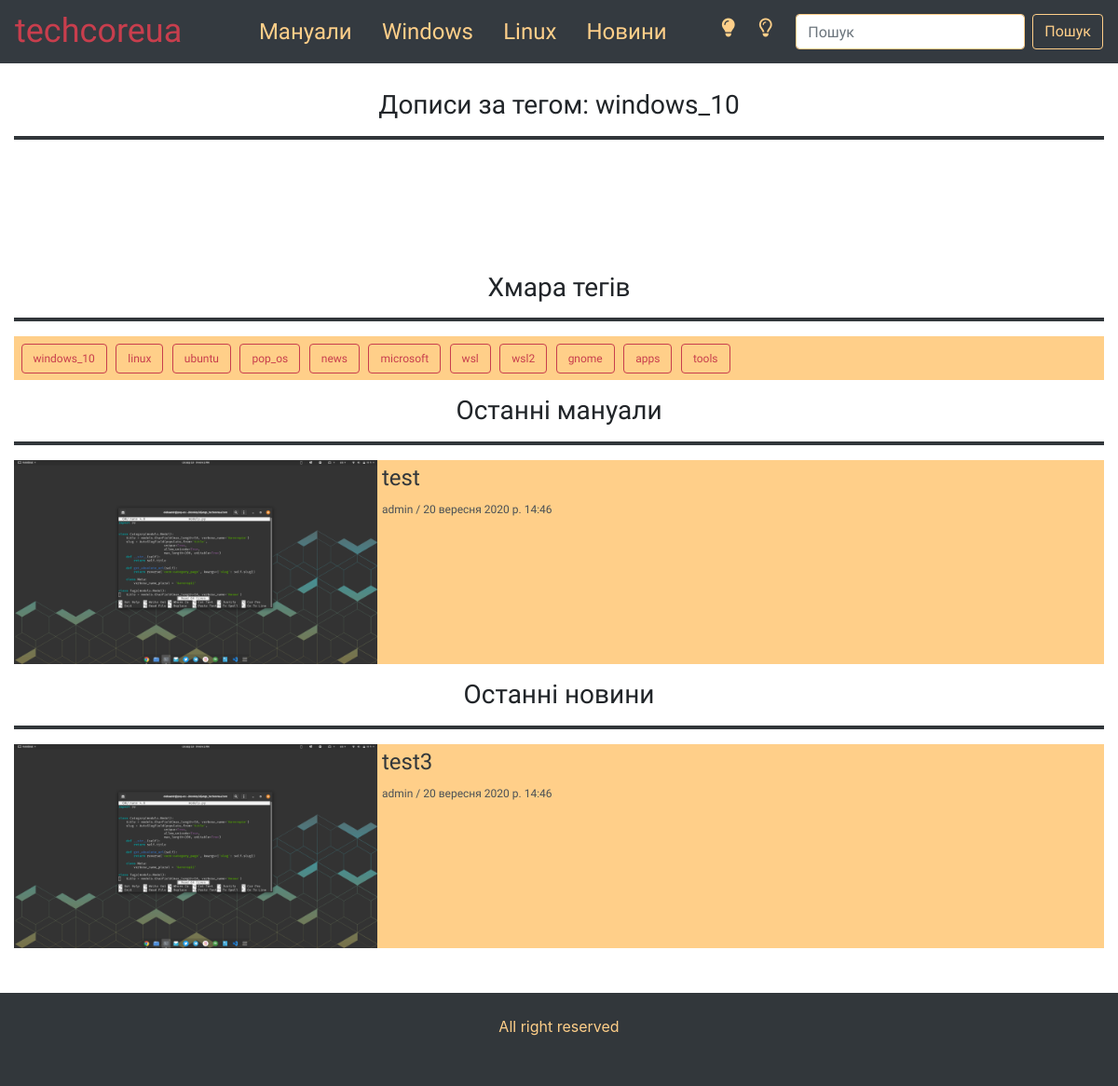
Before: /tag/windows_10 with the older database file.
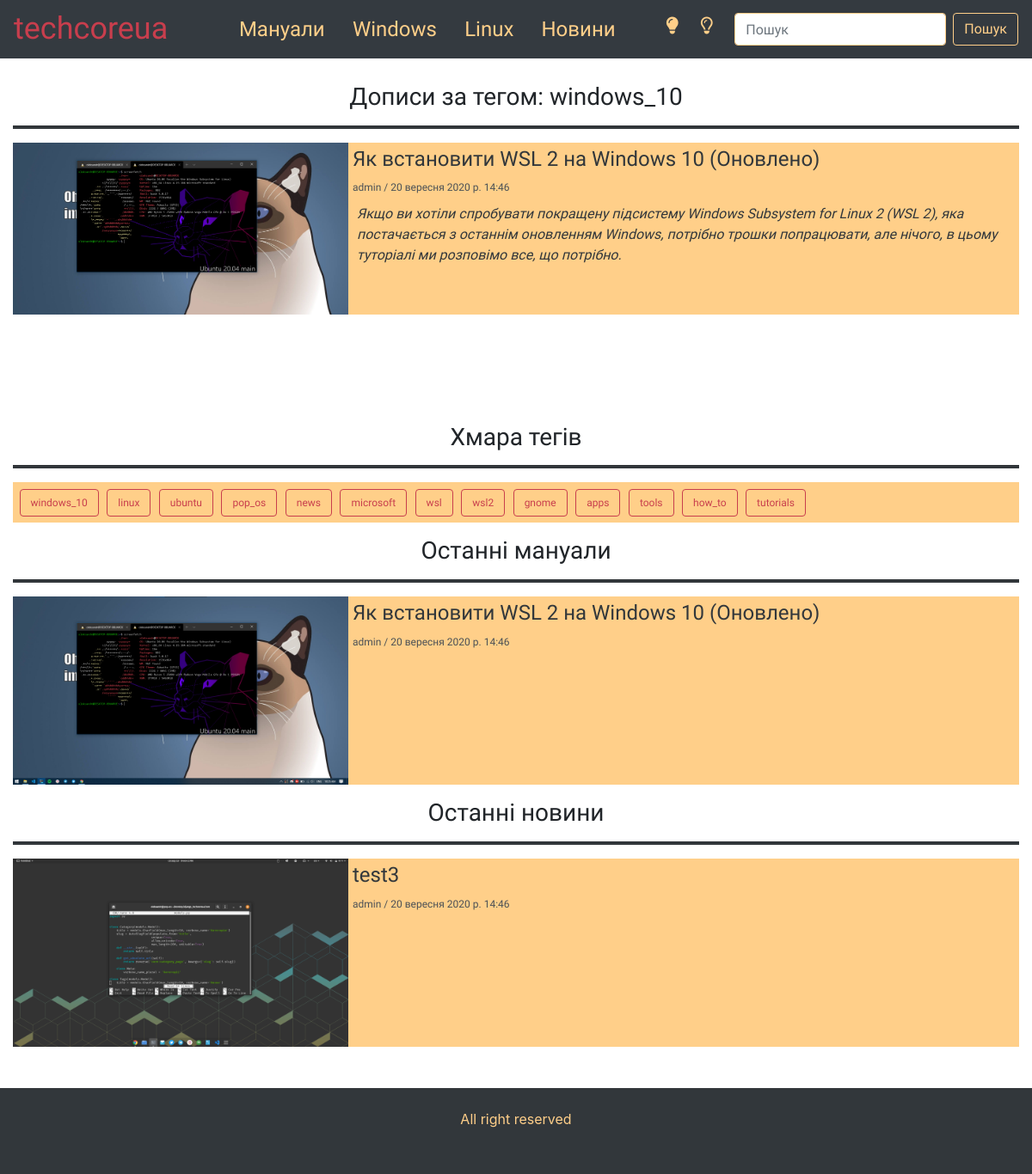
After: the same page with the newer database file.
### core/models.py (models this page shows, shortened)
class Category(models.Model):
    title = models.CharField(max_length=50, verbose_name='Категорія')
    slug = AutoSlugField(populate_from='title',
                        unique=True,
                        allow_unicode=True,
                        max_length=200, editable=True)
    def get_absolute_url(self):
        return reverse('core:category_page', kwargs={'slug': self.slug})
    class Meta:
        verbose_name_plural = 'Категорії'

class Tags(models.Model):
    title = models.CharField(max_length=50, verbose_name='Назва')
    slug = AutoSlugField(populate_from='title',
                        unique=True,
                        allow_unicode=True,
                        max_length=200)
    def get_absolute_url(self):
        return reverse('core:tag_page', kwargs={'slug': self.slug})
    class Meta:
        verbose_name_plural = 'Теги'
        ordering = ('id',)

class Post(models.Model):
    title = models.CharField(max_length=150, verbose_name='Назва')
    main_image = models.ImageField(verbose_name='Головне фото', upload_to='uploads/main_images')
    preview_text = models.CharField(verbose_name='Текст-прев\`ю', max_length=300)
    text = models.CharField(max_length=20000, verbose_name='Текст')
    slug = AutoSlugField(populate_from='title',
                        unique=True,
                        allow_unicode=True,
                        max_length=200)
    creating_date = models.DateTimeField(verbose_name='Дата створення', auto_now_add=True)
    category = models.ForeignKey(Category, on_delete=models.CASCADE)
    tags = models.ManyToManyField(Tags, verbose_name='Теги')
    star = models.BooleanField(verbose_name='Star', default=False)
    def get_absolute_url(self):
        return reverse('core:post_page', kwargs={'slug': self.slug})
    class Meta:
        verbose_name_plural = 'Пости'
        ordering = ('-creating_date',)

### core/views.py (the view)
# urls.py: path('tag/<slug:slug>', views.tag_page, name='tag_page'),
def tag_page(request, slug):
    tags = Tags.objects.all()
    tag = Tags.objects.filter(slug=slug).first()
    categories = Category.objects.all()
    news_posts = Post.objects.filter(category__title='Новини').all()
    manuals_posts = Post.objects.filter(category__title='Мануали').all()
    posts_list = tag.post_set.all()
    page = request.GET.get('page', 1)
    paginator = Paginator(posts_list, 10)
    try:
        posts = paginator.page(page)
    except PageNotAnInteger:
        posts = paginator.page(1)
    except EmptyPage:
        posts = paginator.page(paginator.num_pages)
    context= {
        'tags': tags,
        'tag': tag,
        'posts': posts,
        'news_posts': news_posts,
        'manuals_posts': manuals_posts,
        'categories': categories
    }
    return render(request, 'tag-page.html', context=context)

### templates/tag-page.html (shortened to what this page needs)
{% extends 'base.html' %}
{% load static %}
{% block content %}
        <div class="col-12 mt-5 pt-5 category-page-container">
            <div class="wrapper">
                <h3 class="category-pageh3 text-center">Дописи за тегом: {{tag.title}}</h3><hr>
                <div class="category-page-posts">
                    {% for post in posts %}
                        <div class="category-page-post">
                            <img class="img-fluid category-page-post-img" src="{{post.main_image.url}}" alt="" srcset="">
                            <div class="category-page-post-text">
                                <a class="read_more" href="{{post.get_absolute_url}}"><h4 class="post-titleh4">{{post.title}}</h4></a>
                                <p class="autor-date-area">admin / {{post.creating_date}}</p>
                                <p class="post-preview">{{post.preview_text}}</p>
                            </div>
                        </div>
                    {% endfor %}
                </div>
            </div>
            <div class="sidebar mb-5">
                <h3 class="category-pageh3 text-center">Хмара тегів</h3><hr>
                <div class="tags_cloud mb-3">
                    {% for tag in tags %}
                        <a href="{{tag.get_absolute_url}}" class="btn">{{tag.title}}</a>
                    {% endfor %}
                </div>
                <h3 class="category-pageh3 text-center">Останні мануали</h3><hr>
                <div class="sidebar-posts">
                    {% for manual in manuals_posts %}
                    <div class="sidebar-page-post">
                        <img class="img-fluid sidebar-page-post-img" src="{{manual.main_image.url}}" alt="" srcset="">
                        <div class="sidebar-page-post-text">
                            <a class="read_more" href="{{manual.get_absolute_url}}"><h4 class="post-titleh4">{{manual.title}}</h4></a>
                            <p class="autor-date-area">admin / {{manual.creating_date}}</p>
                        </div>
                    </div>
                    {% endfor %}
                </div>
                <h3 class="category-pageh3 text-center mt-3">Останні новини</h3><hr>
                <div class="sidebar-posts">
                    {% for news in news_posts %}
                    <div class="sidebar-page-post">
                        <img class="img-fluid sidebar-page-post-img" src="{{news.main_image.url}}" alt="" srcset="">
                        <div class="sidebar-page-post-text">
                            <a class="read_more" href="{{news.get_absolute_url}}"><h4 class="post-titleh4">{{news.title}}</h4></a>
                            <p class="autor-date-area">admin / {{news.creating_date}}</p>
                        </div>
                    </div>
                    {% endfor %}
                </div>
            </div>
        </div>
    {% endblock content %}

### templates/base.html (shortened to what this page needs)
{% load static %}
<!DOCTYPE html>
<html lang="en">
    <head>
        <link rel="stylesheet" href="https://stackpath.bootstrapcdn.com/bootstrap/4.5.2/css/bootstrap.min.css">
        <link rel="stylesheet" href="{% static 'css/style.css' %}">
        <link rel="stylesheet" id="theme-style">
    </head>
<body>
  <header>
    <nav class="navbar navbar-expand-xl navbar-dark bg-dark custom-navbar fixed-top">
      <a class="custom-brand" href="/"><h2>techcoreua</h2></a>
      <div class="collapse navbar-collapse" id="navbarTogglerDemo02">
        <ul class="navbar-nav mr-auto mt-2 mt-lg-0">
          {% for category in categories %}
          <li class="nav-item nav-item-custom">
            <a class="nav-link nav-link-custom" href="{{category.get_absolute_url}}">{{category.title}}</a>
          </li>
          {% endfor %}
        </ul>
        <div class="switchbox" style="display: flex;">
          <div class="sun theme-mode" data-mode='light'>
            <i class="fas fa-lightbulb fa-lg"></i>
          </div>
          <div class="moon theme-mode" data-mode='dark'>
            <i class="far fa-lightbulb fa-lg"></i>
          </div>
        </div>
        <form class="form-inline mb-4 my-lg-0" method="GET" action="{% url 'core:search_results' %}">
          <input class="form-control mr-sm-2 custom-input" type="text" placeholder="Пошук" name="q">
          <button class="btn my-2 my-sm-0 custom-search-button" type="submit">Пошук</button>
        </form>
      </div>
    </nav>
  </header>
  <main class="main">
        {% block content %}
        {% endblock content %}
  </main>
  <footer class="footer mt-auto">
    <div class="container text-center pt-4">All right reserved</div>
  </footer>
</body>
</html>

Changed rows visible on the page:
now on one of the page's lists (row edited): Post: title "Як встановити WSL 2 на Windows 10 (Оновлено)", creating_date "20 вересня 2020 р. 14:46", preview_text "Якщо ви хотіли спробувати покращену підсистему Windows Subsystem for Linux 2 (WSL 2), яка постачається з останнім оновленням Windows, потрібно трошки попрацювати, але нічого, в цьому туторіалі ми розповімо все, що потрібно."
changed Post: main_image: a different picture; title "test" → "Як встановити WSL 2 на Windows 10 (Оновлено)"
added Tags: title "how_to"
added Tags: title "tutorials"
